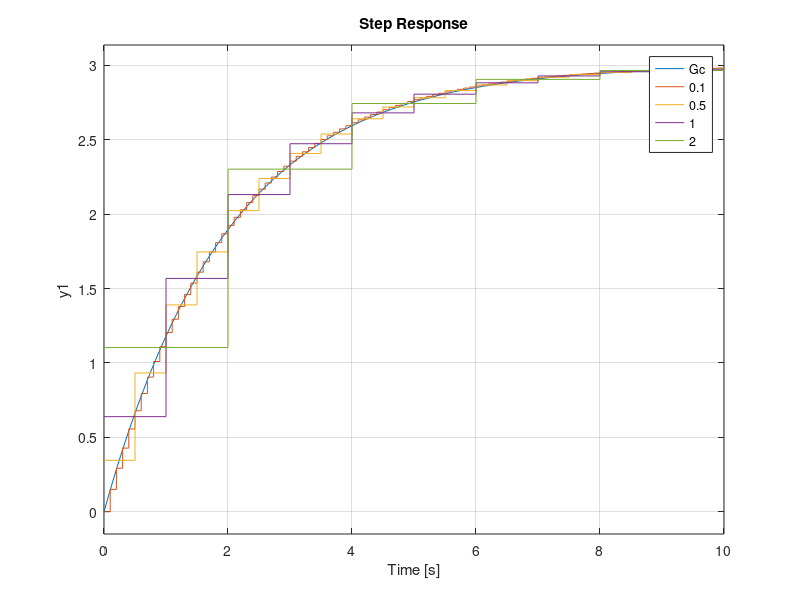
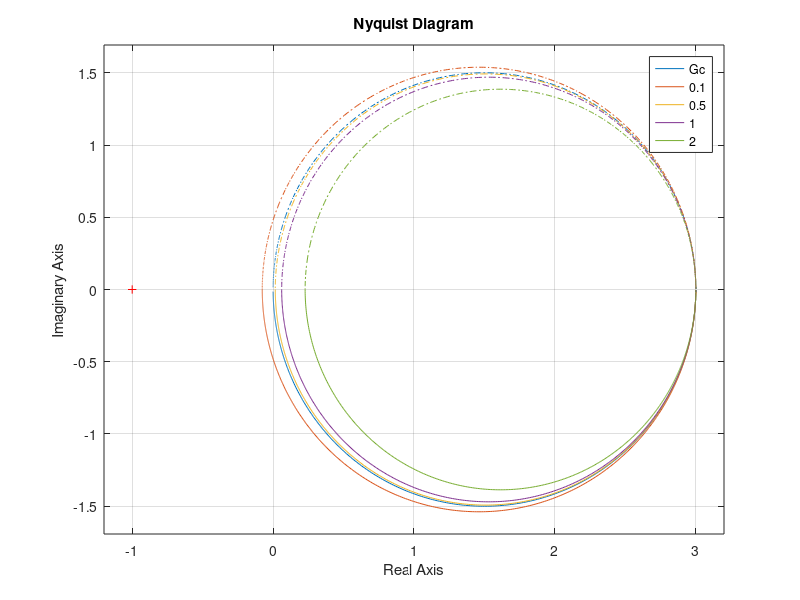

Reproduce these figures in MATLAB, in order.
clc, clear all, close all;
Gc = tf(3,[2 1]);
Tp = 0.1;
Gd1 = tf(3,[2/Tp -2/Tp+1],Tp)
Tp = 0.5;
Gd2 = c2d(Gc,0.5,'foh')
Tp = 1;
Gd3 = c2d(Gc,1,'foh')
Tp = 2;
Gd4 = c2d(Gc,2,'foh')
step(Gc,Gd1,Gd2,Gd3,Gd4,10)
legend('Gc','0.1','0.5','1','2')
figure(2)
nyquist(Gc,Gd1,Gd2,Gd3,Gd4)
legend('Gc','0.1','0.5','1','2')